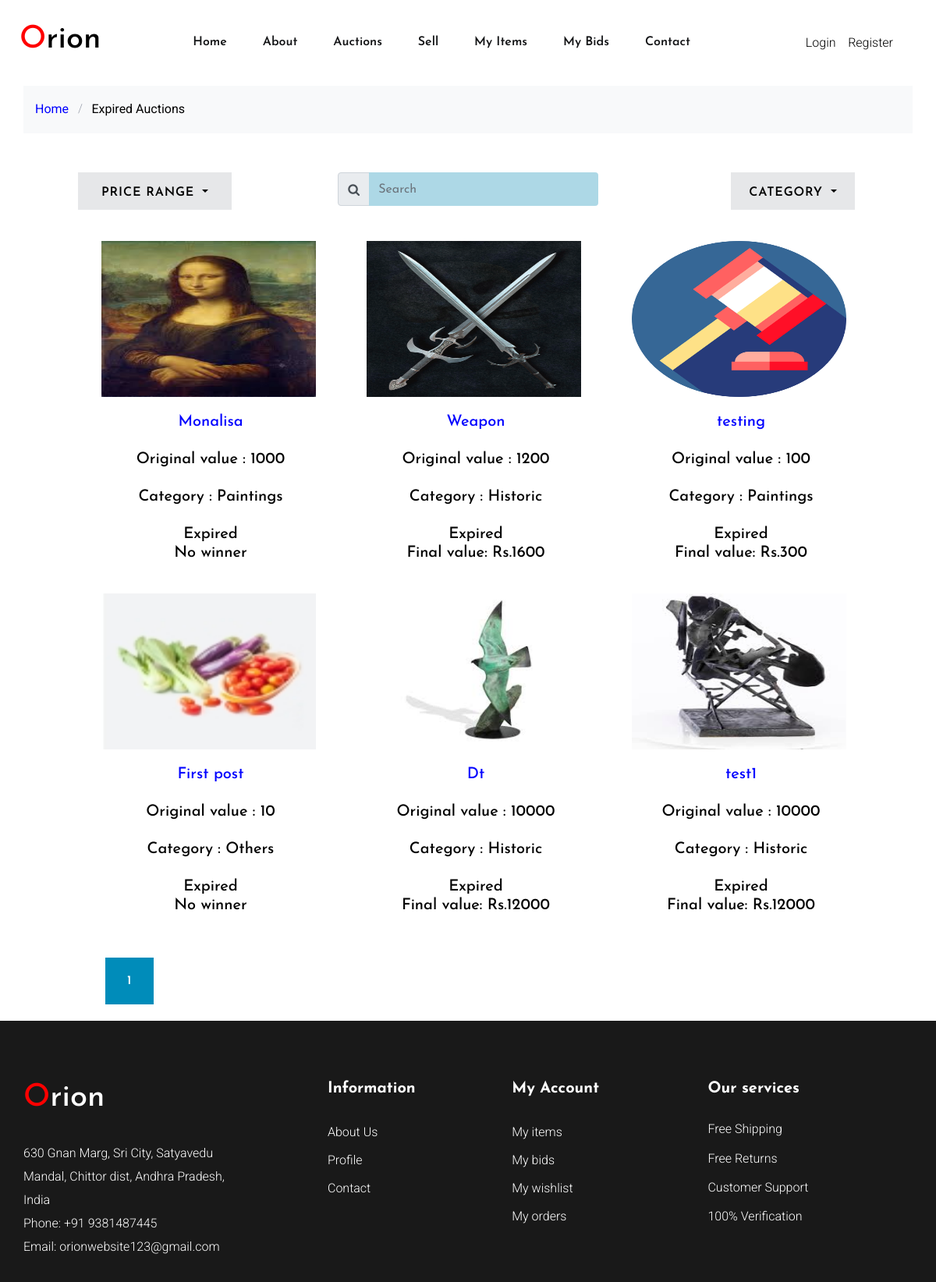
The app's page /pricerange4/ with its own data.
### blog/models.py (models this page shows, shortened)
class Post(models.Model):
    CATEGORY = (
        ('Paintings', 'Paintings'),
        ('Historic', 'Historic'),
        ('Others', 'Others'),
    )
    title= models.CharField(max_length=300, unique=True)
    minprice= models.IntegerField()
    image=models.ImageField(blank='True',upload_to='items/')
    category=models.CharField(max_length=300, choices=CATEGORY)
    description= models.TextField()
    author = models.ForeignKey(User, on_delete=models.CASCADE)
    date_added = models.DateTimeField(default=timezone.now)
    starttime = models.DateTimeField(default=(datetime.now()+timedelta(days=1)))
    endtime = models.DateTimeField(default=(datetime.now()+timedelta(days=1)))
    is_verified = models.BooleanField(default=False)
    is_active = models.BooleanField(default=False)
    is_exp = models.BooleanField(default=False)
    is_paid = models.BooleanField(default=False)
    winner = models.ForeignKey(User, on_delete=models.SET("(deleted)"),
                               blank=True,
                               null=True,
                               related_name="auction_winner",
                               related_query_name="auction_winner")
    final_value = models.IntegerField(blank=True, null=True)
    def resolve(self):
        if self.is_verified:
            now = datetime.now(timezone.utc)
            if self.starttime<=now and now<=self.endtime:
                self.is_active=True
                self.is_exp=False
                self.save()

### blog/views.py (the view)
# urls.py: path('pricerange4/',blog_views.pricerange4,name='pricerange4'),
def pricerange4(request):
	auction_list = Post.objects.filter(is_exp=True).filter(minprice__range=(0,10000))
	for a in auction_list:
		a.resolve()
	paginator = Paginator(auction_list,6)
	page = request.GET.get('page')
	auction_list = paginator.get_page(page)
	context={
		'items' : auction_list
	}
	return render(request,'blog/auctions.html',context)

### blog/templates/blog/auctions.html (shortened to what this page needs)
{% extends "blog/base.html" %}
{% block content%}
<body>
<div class="bg-light py-3">
  <div class="container">
    <div class="row">
      <div class="col-md-12 mb-0"><a href="{% url 'blog-home' %}"></span> <strong style="color:blue;">Home</strong></a> <span class="mx-2 mb-0">/</span> <strong class="text-black">Expired Auctions</strong></div>
    </div>
  </div>
</div>
<h4>
<div class="row" style="padding-top:50px; padding-left: 85px; padding-right: 85px;">
  <div class="column" style="float: left; width: 33.33%;">
    <div class="dropdown mr-1 ml-md-auto">
        <div class="dropdown">
        <button class="btn btn-secondary dropdown-toggle" type="button" id="dropdownMenuButton" data-toggle="dropdown" aria-haspopup="true" aria-expanded="false" style="padding:22px 30px;">
        Price range
        </button>
        </div>
      </div>
  </div>
  <div class="column" style="float: left; width: 33.33%;">
    <div class="search-container">
     <form method="GET" action="{% url 'search_auctions' %}" >
        <div class="input-group">
          <div class="input-group-prepend">
            <div class="input-group-text"><span class="icon icon-search"></span></div>
          </div>
          <input type="text" name="q1" value="{{request.GET.q1}}" id="inlineFormInputGroupUsername" class="form-control border-0" placeholder="Search" style="background: lightblue;">
        </div>
      </form>
    </div>
  </div>
  <div class="column" style="float: left; width: 33.33%;">
    <div class="d-flex">
      <div class="dropdown mr-1 ml-md-auto">
        <div class="dropdown">
        <button class="btn btn-secondary dropdown-toggle" type="button" id="dropdownMenuButton" data-toggle="dropdown" aria-haspopup="true" aria-expanded="false" style="padding:22px 23px;">
        Category
        </button>
        </div>
      </div>
    </div>
  </div>
</div>
<div class=shop1 style="width: 100%;  height: 1000px; padding: 50px;  padding-top:0px; margin: 20px;">
  <div class="row">
    {% for post in items %}
      <div style="color:black;font-size: 20px;margin: 20px;">
      <img src="{{ post.image.url }}" height="200px" width="300px" style="margin-bottom: 20px; padding-left: 25px" />
      <center><div style="margin-left:30px">
        <div>
          <a href="{% url 'shop-item' post.pk %}" style="color:blue">{{post.title}}</a>
        </div><br>
        Original value : {{post.minprice}}<br></br>
        Category : {{post.category}}<br></br>
        <div class="auction-card-inactive">Expired</div>
        {% if post.final_value %}
          <span class="my-auction-status-resolved">
              Final value: Rs.{{ post.final_value }}
          </span>
        {% else %}
        <span class="my-auction-status-no_winner">
            No winner
        </span>
        {% endif %}
      </div></center>
      </div>
    {% endfor %}
  </div>
  <div class=shop1 style="width: 100%;  height: 100px; padding: 30px;  margin: 5px;">
    <div class="pagination" style="width: 100%;  height: 60px;">
    {% for num in items.paginator.page_range %}
      {% if items.number == num %}
        <a class="btn btn-info mb-4" style ="background-color: #008CBA;" href="?page={{ num }}">{{ num }}</a>
      {% elif num > items.number|add:'-3' and num < items.number|add:'3' %}
        <a class="btn btn-outline-info mb-4" style ="background-color: #008CBA;" href="?page={{ num }}">{{ num }}</a>
      {% endif %}
    {% endfor %}
    </div>
  </div>
</div>
</h4>
</body>
{% endblock content %}

### blog/templates/blog/base.html (shortened to what this page needs)
{% load static %}
<!DOCTYPE html>
<html lang="en">
<head>
  <link rel="stylesheet" href="{% static 'blog/fonts/icomoon/style.css' %}">
  <link rel="stylesheet" href="{% static 'blog/css/bootstrap.min.css' %}">
  <link rel="stylesheet" href="{% static 'blog/css/magnific-popup.css' %}">
  <link rel="stylesheet" href="{% static 'blog/css/jquery-ui.css' %}">
  <link rel="stylesheet" href="https://maxcdn.bootstrapcdn.com/font-awesome/4.7.0/css/font-awesome.min.css">
  <link rel="stylesheet" href="{% static 'blog/css/aos.css' %}">
  <link rel="stylesheet" href="{% static 'blog/css/main.css' %}">
</head>
<body>
<div class="site-wrap">
<header>
<div class="header-area">
  <div class="main-header header-sticky">
    <div class="container-fluid">
      <div class="menu-wrapper">
        <div class="logo">
          <a href="index.html"><h1 style="color:black;"><span style="color:red;">O</span>rion</h1></a>
        </div>
        <div class="main-menu d-none d-lg-block">
          <nav>
            <ul id="navigation">
              <li><a href="{% url 'blog-home' %}">Home</a></li>
              <li><a href="{% url 'about' %}">about</a></li>
              <li><a href="#">Auctions</a>
              </li>
              <li><a href="{% url 'sell' %}">Sell</a></li>
              <li><a href="{% url 'myitems' %}">My items</a></li>
              <li><a href="{% url 'my_bids' %}">My bids</a></li>
              <li><a href="{% url 'contact' %}">Contact</a></li>
            </ul>
          </nav>
        </div>
        <div class="header-right">
          {% if  user.is_authenticated %}
            <div class="col-6 col-md-4 order-3 order-md-3 text-right">
              <div class="site-top-icons">
                <ul>
                  <li ><a href="{% url 'profile'%}"><span class="fa fa-user"></span></a></li>
                  <li ><a href="{% url 'my_wishlist'%}"><span class="fa fa-heart"></span></a></li>
                  <li ><a href="{% url 'myorders'%}"><span class="fa fa-shopping-bag"></span></a></li>
                  <li ><a href="{% url 'logout'%}"><span class="fa fa-sign-out"></span></a></li>
                </ul>
              </div>
            </div>
            {% else %}
                <div class="col-6 col-md-4 order-3 order-md-3 text-right">
                  <div class="container">
                    <ul>
                      <li><a href="{% url 'login'%}" style="color:black">Login&nbsp&nbsp&nbsp&nbsp</a></li>
                      <li><a href="{% url 'blog-register'%}" style="color:black">Register</a></li>
                    </ul>
                  </div>
                </div>
            {% endif %}
        </div>
      </div>
      <div class="col-12">
      </div>
    </div>
  </div>
</div>
</header>
<body>
  <div class="container">
    {% block content %}{% endblock %}
  </div>
</body>
<footer class="footer-section">
  <div class="container">
    <div class="row">
      <div class="col-lg-3">
          <div class="footer-left">
              <div class="footer-logo">
                  <a href="#"><h1 style="color:white;"><span style="color:red;">O</span>rion</h1></a>
              </div>
              <ul style="color:white;">
                  <li>630 Gnan Marg, Sri City, Satyavedu Mandal, Chittor dist, Andhra Pradesh, India</li>
                  <li>Phone: +91 9381487445</li>
                  <li>Email: orionwebsite123@gmail.com</li>
              </ul>
          </div>
      </div>
        <div class="col-lg-2 offset-lg-1">
            <div class="footer-widget">
                <h5>Information</h5>
                <ul>
                    <li><a href="{% url 'about' %}">About Us</a></li>
                    <li><a href="{% url 'profile' %}">Profile</a></li>
                    <li><a href="{% url 'contact' %}">Contact</a></li>
                </ul>
            </div>
        </div>
        <div class="col-lg-2">
            <div class="footer-widget offset-lg-3">
                <h5>My Account</h5>
                <ul style="color:white;">
                    <li><a href="{% url 'myitems' %}">My items</a></li>
                    <li><a href="{% url 'my_bids' %}">My bids</a></li>
                    <li><a href="{% url 'my_wishlist' %}">My wishlist</a></li>
                    <li><a href="{% url 'myorders' %}">My orders</a></li>
                </ul>
            </div>
        </div>
        <div class="col-lg-2 offset-lg-1">
            <div class="footer-widget">
                <h5>Our services</h5>
                <ul style="color:white;">
                    <li style="padding-bottom: 10px;">Free Shipping</li>
                    <li style="padding-bottom: 10px;">Free Returns</li>
                    <li style="padding-bottom: 10px;">Customer Support</li>
                    <li style="padding-bottom: 10px;">100% Verification</li>
                </ul>
            </div>
        </div>
    </div>
  </div>
</footer>
</div>
</body>
</html>

### records on screen
Post: image (picture), title "Monalisa", minprice "1000", category "Paintings", shows "No winner"
Post: image (picture), title "Weapon", minprice "1200", category "Historic", final_value "1600"
Post: image (picture), title "testing", minprice "100", category "Paintings", final_value "300"
Post: image (picture), title "First post", minprice "10", category "Others", shows "No winner"
Post: image (picture), title "Dt", minprice "10000", category "Historic", final_value "12000"
Post: image (picture), title "test1", minprice "10000", category "Historic", final_value "12000"

### other values on screen
{{ num }} "1"
